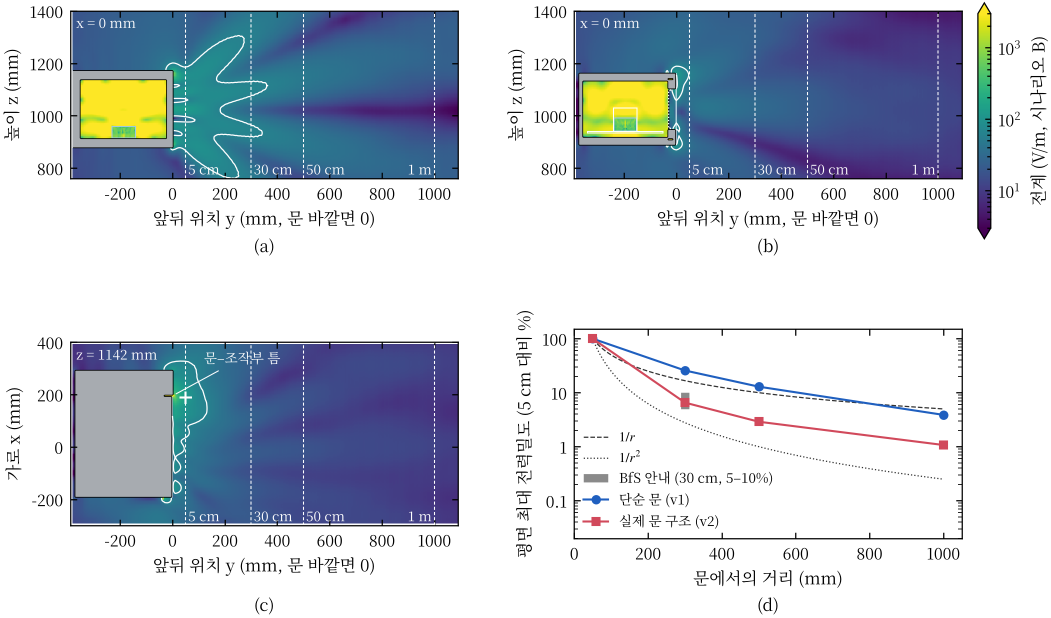
#> input picture contest/liner-scholar-2026/paper/ieee/fig_leakage_v2.png, 2102 x 1235 px (shown at 1/2 size)
$ python make_leak_fig.py
#> lines starting #> are read from the running program, lines starting #| are printed output that depends on the picture
"""그림 2(라이너판): 단순 문과 실제 문의 측면 단면 전계 지도(../ieee/fig_leakage_v2.png 위 줄)에 문 이름을 붙인다."""
import os

import matplotlib
matplotlib.use("Agg")
import matplotlib.pyplot as plt
from matplotlib.patches import Rectangle
from PIL import Image

plt.rcParams.update({"font.family": "Noto Serif CJK KR", "font.size": 9})
HERE = os.path.dirname(os.path.abspath(__file__))
src = Image.open(os.path.join(HERE, "..", "ieee", "fig_leakage_v2.png")).convert("RGB")
top = src.crop((0, 0, src.width, 525))
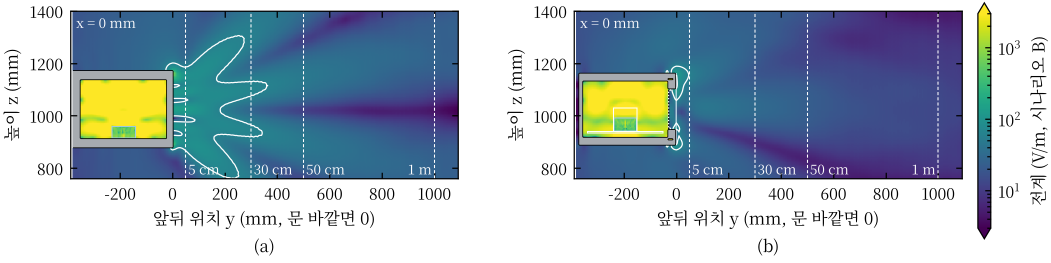
#> top: PIL image 2102x525 RGB (shown at 1/2 size); mean R, G, B 162.4, 177.3, 190
fig = plt.figure(figsize=(7.16, 7.16 * top.height / top.width))
ax = fig.add_axes([0, 0, 1, 1])
ax.imshow(top)
ax.set_axis_off()
BOX = dict(boxstyle="round,pad=0.25", fc="white", ec="none", alpha=0.9)
ax.text(880, 30, "단순 문 모델", ha="right", va="top", fontsize=8, bbox=BOX)
ax.text(1915, 30, "상세 문 모델", ha="right", va="top", fontsize=8, bbox=BOX)
# 컬러바 제목의 옛 용어(시나리오 B)를 라이너판 용어로 바꾼다(원본 픽셀 좌표)
ax.add_patch(Rectangle((2058, 70), 40, 343, fc="white", ec="none"))
ax.text(2078, 241, "전계 (V/m, 고누설 조건)", rotation=90, ha="center", va="center", fontsize=8.6)
fig.savefig(os.path.join(HERE, "fig_leak_liner.png"), dpi=300)
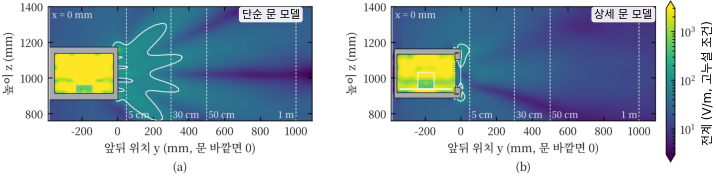
#> figure drawn by matplotlib, 1 panel
print("saved")

$ run again, with contest/liner-scholar-2026/paper/ieee/fig_bioheat3d.png copied over contest/liner-scholar-2026/paper/ieee/fig_leakage_v2.png
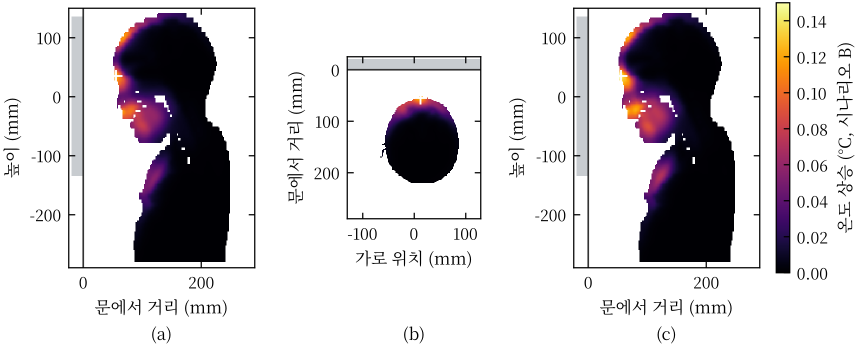
#> input picture contest/liner-scholar-2026/paper/ieee/fig_bioheat3d.png, 1715 x 693 px (shown at 1/2 size)
#> `top = src.crop((0, 0, src.width, 525))`:
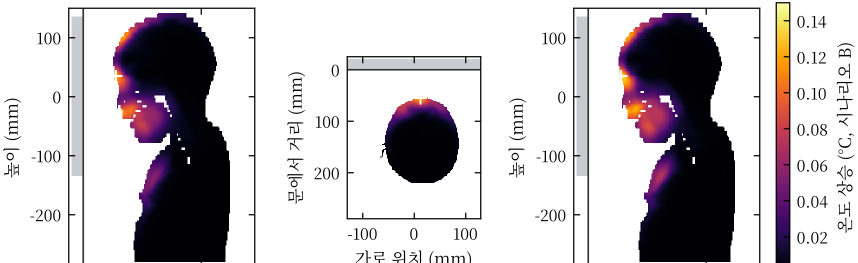
#> top: PIL image 1715x525 RGB (shown at 1/2 size); mean R, G, B 196.2, 191.7, 195.4
#> `fig.savefig(os.path.join(HERE, "fig_leak_liner.png"), dpi=300)`:
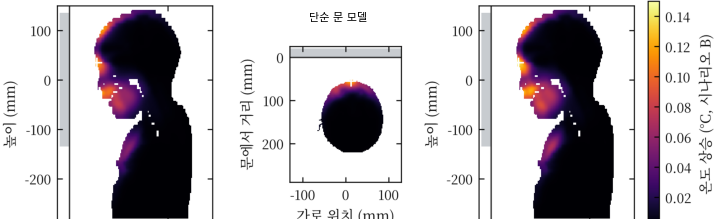
#> figure drawn by matplotlib, 1 panel

$ run again, with contest/liner-scholar-2026/paper/ieee/fig_bioheat_maps.png copied over contest/liner-scholar-2026/paper/ieee/fig_leakage_v2.png
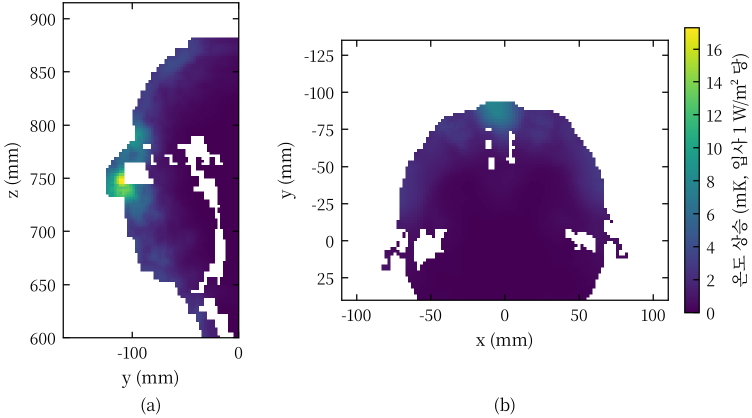
#> input picture contest/liner-scholar-2026/paper/ieee/fig_bioheat_maps.png, 1504 x 835 px (shown at 1/2 size)
#> `top = src.crop((0, 0, src.width, 525))`:
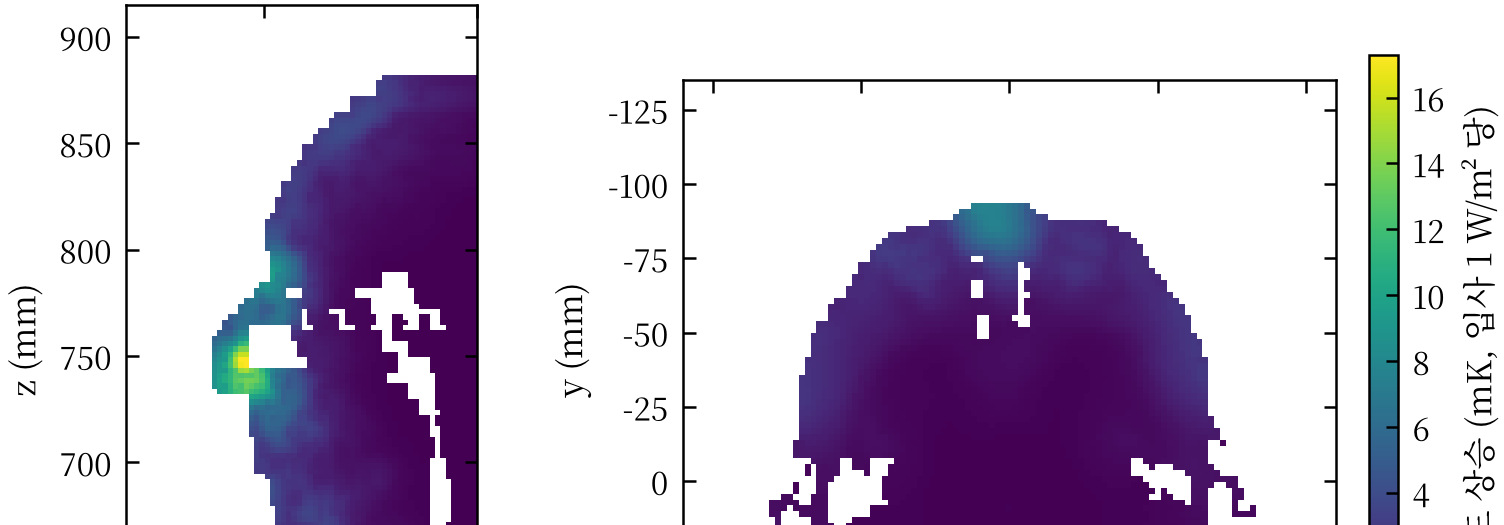
#> top: PIL image 1504x525 RGB; mean R, G, B 201.1, 192, 209.9
#> `fig.savefig(os.path.join(HERE, "fig_leak_liner.png"), dpi=300)`:
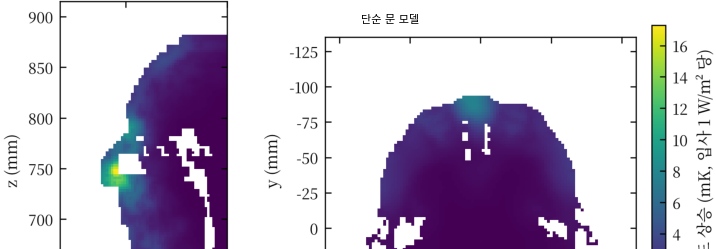
#> figure drawn by matplotlib, 1 panel

$ run again, with contest/liner-scholar-2026/paper/ieee/fig_geometry.png copied over contest/liner-scholar-2026/paper/ieee/fig_leakage_v2.png
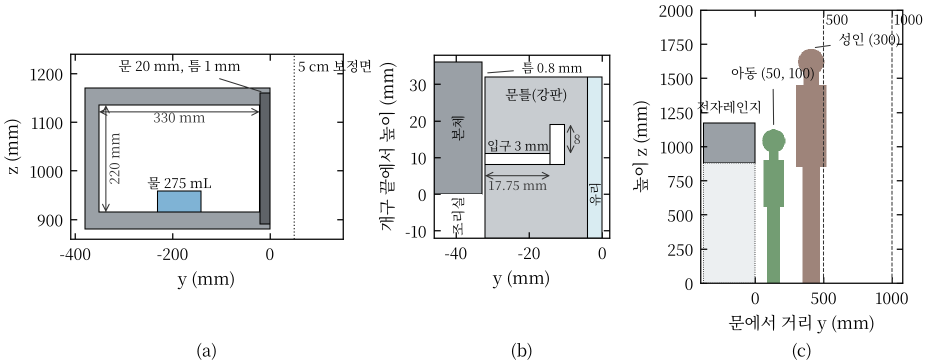
#> input picture contest/liner-scholar-2026/paper/ieee/fig_geometry.png, 1851 x 726 px (shown at 1/2 size)
#> `top = src.crop((0, 0, src.width, 525))`:
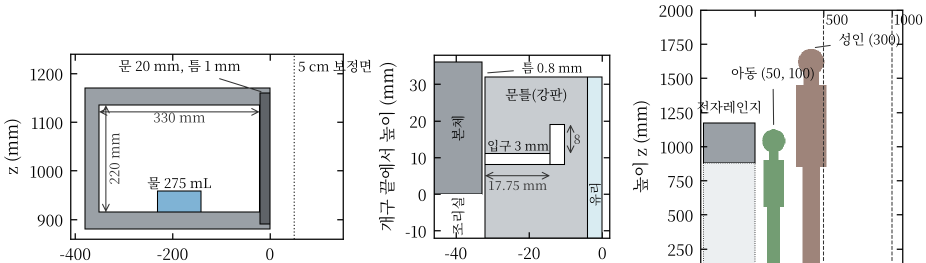
#> top: PIL image 1851x525 RGB (shown at 1/2 size); mean R, G, B 228.5, 229.4, 229.7
#> `fig.savefig(os.path.join(HERE, "fig_leak_liner.png"), dpi=300)`:
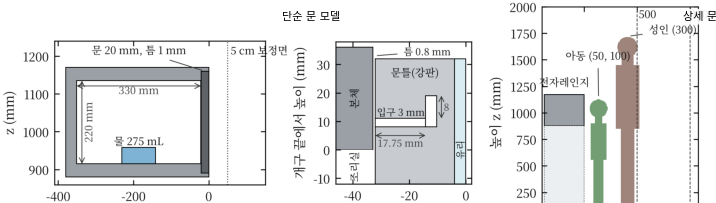
#> figure drawn by matplotlib, 1 panel
